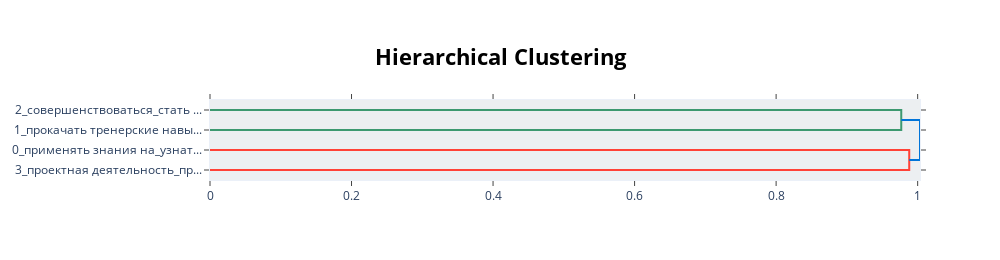

The notebook cell this image was saved under:
### Code cell
topic_model.visualize_hierarchy()

### Figure 1 — Plotly figure (JSON) as saved in the notebook; plotly's stock layout.template omitted (floating-point values rounded to 4 significant figures)
{"data": [{"hoverinfo": "text", "marker": {"color": "rgb(61,153,112)"}, "mode": "lines", "type": "scatter", "x": [0, 0.9768, 0.9768, 0], "xaxis": "x", "y": [-5, -5, -15, -15], "yaxis": "y"}, {"hoverinfo": "text", "marker": {"color": "rgb(255,65,54)"}, "mode": "lines", "type": "scatter", "x": [0, 0.9881, 0.9881, 0], "xaxis": "x", "y": [-25, -25, -35, -35], "yaxis": "y"}, {"hoverinfo": "text", "marker": {"color": "rgb(0,116,217)"}, "mode": "lines", "type": "scatter", "x": [0.9768, 1.003, 1.003, 0.9881], "xaxis": "x", "y": [-10, -10, -30, -30], "yaxis": "y"}], "layout": {"autosize": false, "height": 260, "hoverlabel": {"bgcolor": "white", "font": {"family": "Rockwell", "size": 16}}, "hovermode": "closest", "plot_bgcolor": "#ECEFF1", "showlegend": false, "title": {"font": {"color": "Black", "size": 22}, "text": "<b>Hierarchical Clustering</b>", "x": 0.5, "xanchor": "center", "yanchor": "top"}, "width": 1000, "xaxis": {"mirror": "allticks", "rangemode": "tozero", "showgrid": false, "showline": true, "showticklabels": true, "ticks": "outside", "type": "linear", "zeroline": false}, "yaxis": {"mirror": "allticks", "range": [-40, 0], "rangemode": "tozero", "showgrid": false, "showline": true, "showticklabels": true, "tickmode": "array", "ticks": "outside", "ticktext": ["2_совершенствоваться_стать ...", "1_прокачать тренерские навы...", "0_применять знания на_узнат...", "3_проектная деятельность_пр..."], "tickvals": [-5, -15, -25, -35], "type": "linear", "zeroline": false}}}
